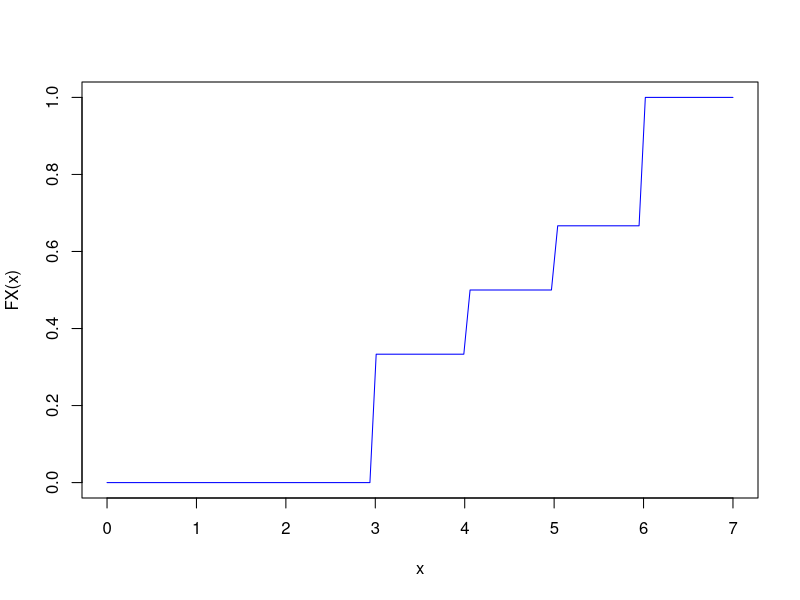

This figure's R source:
## ---- chunk 1
knitr::opts_chunk$set(echo = TRUE)
## ---- chunk 2
num=0

## ---- chunk 3
FX=function(x){
  aux=function(t){
    if(t<3) {return(0)}
    if(3<=t & t<4) {return(1/3)}
    if(4<= t & t< 5) {return(1/2)}
    if(5<= t & t< 6) {return(2/3)}
    if(t>=6){return(1)}
    }
  sapply(x,FUN=aux)
}

curve(FX,0,7,col="blue")
